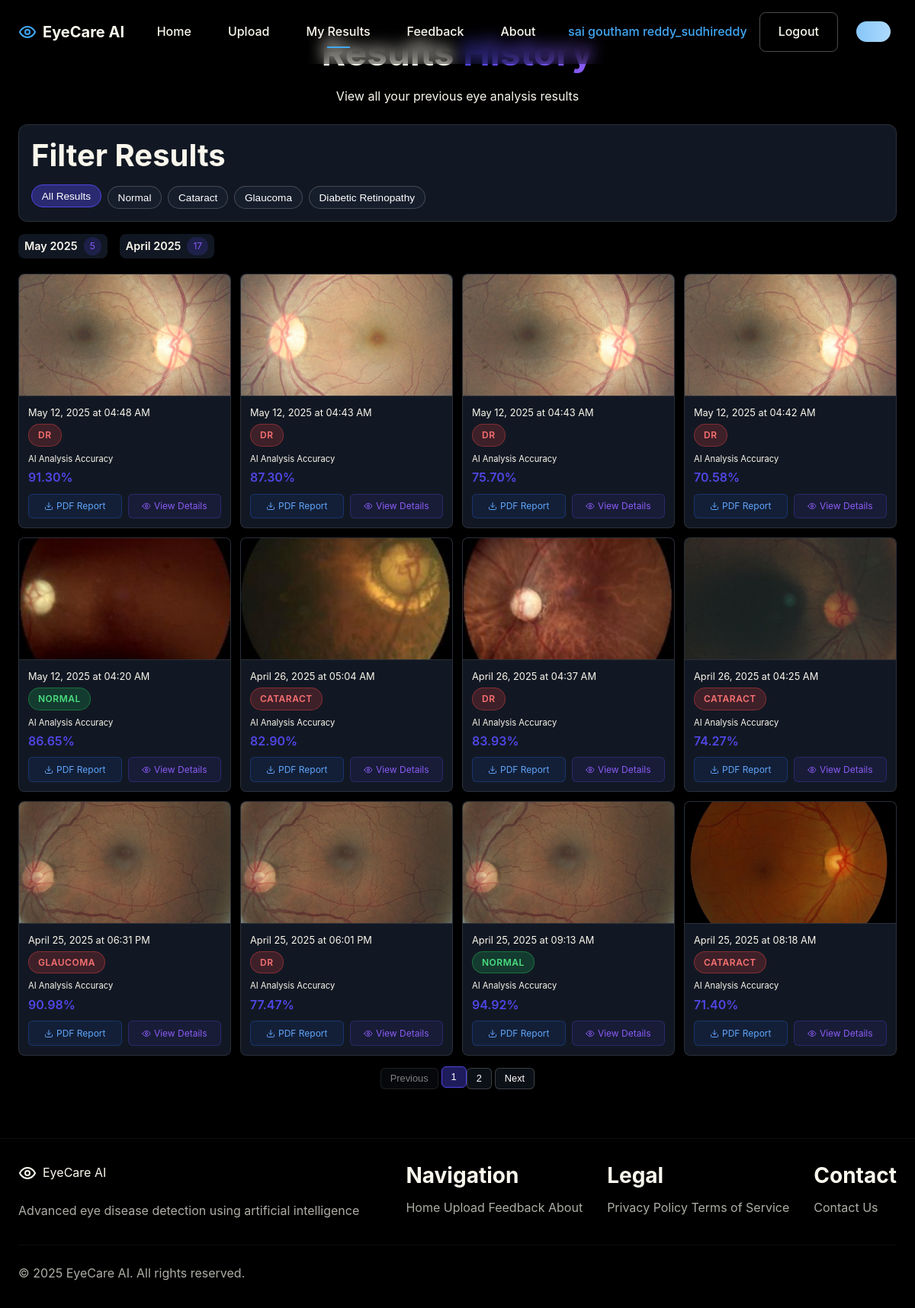
Page /results-history (signed in) on the committed database.
### app.py (models this page shows)
class DetectionResult(db.Model):
    id = db.Column(db.Integer, primary_key=True)
    username = db.Column(db.String(80), db.ForeignKey('user.username'), nullable=False)
    image_path = db.Column(db.String(255), nullable=False)
    prediction = db.Column(db.String(50), nullable=False)
    confidence = db.Column(db.Float, nullable=False)
    timestamp = db.Column(db.DateTime, nullable=False, default=db.func.current_timestamp())

### app.py (the view)
@app.route('/results-history')
def results_history():
    if 'username' not in session:
        flash('Please login to view your results history', 'error')
        return redirect(url_for('login'))
    try:
        results = DetectionResult.query.filter_by(username=session['username']).order_by(DetectionResult.timestamp.desc()).all()
        from datetime import datetime, timedelta
        current_date = datetime.now().date()
        for result in results:
            result_date = result.timestamp.date()
            if result_date == current_date:
                result.date_group = result_date.strftime("%B %d, %Y")
            elif result_date == current_date - timedelta(days=1):
                result.date_group = "Yesterday"
            elif result_date > current_date - timedelta(days=7):
                result.date_group = "This Week"
            elif result_date > current_date - timedelta(days=30):
                result.date_group = "This Month"
            else:
                result.date_group = result_date.strftime("%B %Y")
        return render_template('results_history.html', results=results)
    except Exception as e:
        app.logger.error(f"Error retrieving results history: {str(e)}")
        flash('An error occurred while retrieving your results history', 'error')
        return redirect(url_for('index'))

### app.py (called while the page is built)
@app.context_processor
def inject_logged_in():
    user_data = {
        'logged_in': 'username' in session,
        'username': session.get('username', None),
        'email': session.get('email', None),
        'user_id': session.get('user_id', None)
    }
    return user_data

### templates/results_history.html (shortened to what this page needs)
<!DOCTYPE html>
<html lang="en">
<head>
  <link rel="stylesheet" href="{{ url_for('static', filename='styles/main.css') }}">
</head>
<body class="bg-trueblack text-babypowder">
  <div class="particles-container">
    <div id="particles"></div>
  </div>
  {% include 'header.html' %}
  <main class="history-page">
    <div class="container">
      <div class="page-header">
        <h1>Results <span class="gradient-text">History</span></h1>
        <p>View all your previous eye analysis results</p>
      </div>
      <div class="filter-section">
        <h2>Filter Results</h2>
        <div class="filter-options">
          <button class="filter-button active" data-filter="all">All Results</button>
          <button class="filter-button" data-filter="normal">Normal</button>
          <button class="filter-button" data-filter="cataract">Cataract</button>
          <button class="filter-button" data-filter="glaucoma">Glaucoma</button>
          <button class="filter-button" data-filter="DR">Diabetic Retinopathy</button>
        </div>
      </div>
      {% if results %}
        <div class="date-groups-container">
        {% set seen_groups = [] %}
        {% for result in results %}
          {% if result.date_group not in seen_groups %}
            <div class="group-header" data-group="{{ result.date_group }}">
              <h3 class="group-title">{{ result.date_group }}</h3>
              <span class="badge-count">{{ results|selectattr('date_group', 'equalto', result.date_group)|list|length }}</span>
            </div>
            {% set _ = seen_groups.append(result.date_group) %}
          {% endif %}
        {% endfor %}
        </div>
        <div class="results-grid">
        {% for result in results %}
          <div class="result-card" data-result-type="{{ result.prediction }}" data-date-group="{{ result.date_group }}">
            <img src="{{ url_for('static', filename=result.image_path.replace('static/', '')) }}" alt="Retinal scan" class="result-image">
            <div class="result-content">
              <div class="result-info">
                <div class="result-date">{{ result.timestamp.strftime('%B %d, %Y at %I:%M %p') }}</div>
                <div class="result-type {% if result.prediction == 'normal' %}normal{% else %}abnormal{% endif %}">
                  <span class="result-badge">{{ result.prediction|upper }}</span>
                </div>
                <div class="accuracy-label">AI Analysis Accuracy</div>
                <div class="accuracy-value">{{ '%.2f'|format(result.confidence * 100) }}%</div>
              </div>
              <div class="result-actions">
                <a href="{{ url_for('download_report', result_id=result.id) }}" class="btn-action btn-download">
                  PDF Report
                </a>
                <a href="#" class="btn-action btn-view">
                  <svg xmlns="http://www.w3.org/2000/svg" width="12" height="12" viewBox="0 0 24 24" fill="none" stroke="currentColor" stroke-width="2" stroke-linecap="round" stroke-linejoin="round"><path d="M2 12s3-7 10-7 10 7 10 7-3 7-10 7-10-7-10-7Z"></path><circle cx="12" cy="12" r="3"></circle></svg>
                  View Details
                </a>
              </div>
            </div>
          </div>
        {% endfor %}
        </div>
        <div class="pagination">
          <button class="pagination-button" id="prev-page" disabled>Previous</button>
          <div id="page-numbers"></div>
          <button class="pagination-button" id="next-page">Next</button>
        </div>
      {% endif %}
    </div>
  </main>
  {% include 'footer.html' %}
</body>
</html>

### static/styles/main.css (style rules this page uses)
:root { --color-babypowder: #FAF7ED; --color-trueblack: #000000; --color-eerie-black: #1B1B1B; --color-rich-black: #0A0A0A; --color-lapis-200: #74C7FB; --color-lapis-300: #42A8F5; --color-lapis-400: #0C6291; --color-lapis-500: #0A527A; --color-lapis-600: #073C58; --color-lapis-700: #052B40; --color-french-blue: #3066BE; --color-emerald-400: #10B981; --color-emerald-500: #059669; --color-red-400: #F87171; --color-red-500: #EF4444; --color-yellow-400: #FBBF24; --color-yellow-500: #F59E0B; --color-indigo-400: #818CF8; --color-lapis-300-rgb: 66, 168, 245; --color-primary-rgb: 66, 168, 245; --color-primary-dark-rgb: 12, 98, 145; --color-rich-black-rgb: 10, 10, 10; --color-black-800-rgb: 15, 15, 15; --color-black-900-rgb: 5, 5, 5; --color-gray-700-rgb: 55, 65, 81; --color-emerald-500-rgb: 5, 150, 105; --color-red-500-rgb: 239, 68, 68; --color-yellow-500-rgb: 245, 158, 11; --color-blue-500-rgb: 59, 130, 246; --color-indigo-500-rgb: 99, 102, 241; --color-primary: var(--color-lapis-300); --color-primary-light: var(--color-lapis-200); --color-primary-dark: var(--color-lapis-400); --color-background: var(--color-trueblack); --color-text: var(--color-babypowder); --color-card-bg: rgba(27, 27, 27, 0.3); --color-card-border: rgba(250, 247, 237, 0.05); --primary: var(--color-primary); --primary-light: var(--color-primary-light); --primary-dark: var(--color-primary-dark); --accent: var(--color-french-blue); --background: var(--color-background); --text-primary: var(--color-babypowder); --text-secondary: rgba(250, 247, 237, 0.7); --text-tertiary: rgba(250, 247, 237, 0.5); --card-bg: var(--color-card-bg); --card-border: var(--color-card-border); }
* { margin: 0; padding: 0; box-sizing: border-box; }
body { font-family: 'Inter', -apple-system, BlinkMacSystemFont, 'Segoe UI', Roboto, Oxygen, Ubuntu, Cantarell, 'Open Sans', 'Helvetica Neue', sans-serif; background-color: var(--color-trueblack); color: var(--color-babypowder); line-height: 1.6; min-height: 100vh; transition: background-color 0.5s ease, color 0.5s ease; }
a { color: inherit; text-decoration: none; }
button { background: none; border: none; cursor: pointer; }
.container { width: 100%; max-width: 1200px; margin: 0 auto; padding: 0 1.5rem; }
h1, h2, h3, h4, h5, h6 { margin: 0; line-height: 1.2; font-weight: 700; }
h1 { font-size: 2.5rem; margin-bottom: 1rem; }
h2 { font-size: 2rem; margin-bottom: 1rem; }
h3 { font-size: 1.5rem; margin-bottom: 0.75rem; }
p { margin-bottom: 1rem; }
.particles-container { position: fixed; top: 0; left: 0; width: 100%; height: 100%; z-index: -1; overflow: hidden; }
#particles, #hero-particles { width: 100%; height: 100%; position: relative; }
@media (min-width: 1024px) { h1 { font-size: 3rem; } }
@media (min-width: 1024px) { h2 { font-size: 2.5rem; } }
@media (min-width: 1024px) { h3 { font-size: 1.75rem; } }
body { transition: background-color 0.5s ease, color 0.5s ease; }

### rows in the picture
DetectionResult: date_group "May 2025", date_group "5", image_path (picture), timestamp "May 12, 2025 at 04:48 AM", prediction "DR", result.confidence*100 "91.30"
DetectionResult: date_group "April 2025", date_group "17", image_path (picture), timestamp "April 26, 2025 at 05:04 AM", prediction "CATARACT", result.confidence*100 "82.90"
DetectionResult: image_path (picture), timestamp "May 12, 2025 at 04:43 AM", prediction "DR", result.confidence*100 "87.30"
DetectionResult: image_path (picture), timestamp "May 12, 2025 at 04:43 AM", prediction "DR", result.confidence*100 "75.70"
DetectionResult: image_path (picture), timestamp "May 12, 2025 at 04:42 AM", prediction "DR", result.confidence*100 "70.58"
DetectionResult: image_path (picture), timestamp "May 12, 2025 at 04:20 AM", prediction "NORMAL", result.confidence*100 "86.65"
DetectionResult: image_path (picture), timestamp "April 26, 2025 at 04:37 AM", prediction "DR", result.confidence*100 "83.93"
DetectionResult: image_path (picture), timestamp "April 26, 2025 at 04:25 AM", prediction "CATARACT", result.confidence*100 "74.27"
DetectionResult: image_path (picture), timestamp "April 25, 2025 at 06:31 PM", prediction "GLAUCOMA", result.confidence*100 "90.98"
DetectionResult: image_path (picture), timestamp "April 25, 2025 at 06:01 PM", prediction "DR", result.confidence*100 "77.47"
DetectionResult: image_path (picture), timestamp "April 25, 2025 at 09:13 AM", prediction "NORMAL", result.confidence*100 "94.92"
DetectionResult: image_path (picture), timestamp "April 25, 2025 at 08:18 AM", prediction "CATARACT", result.confidence*100 "71.40"

### other values in the picture
{{ session.username }} "sai goutham reddy_sudhireddy"
